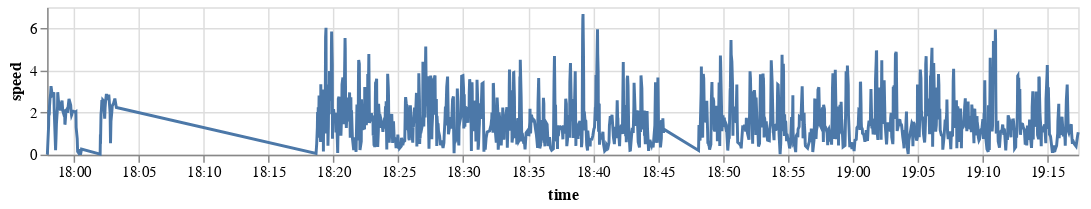

Source (notebook cell):
### Markdown cell above
**Note**: Altair doesn't support adding a basemap to a plot (because Vega-lite doesn't support it)

### Code cell
speed_plot = (
    alt.Chart(gdf)
    .mark_line(
    )
    .encode(
        x=alt.X('time:T', axis=alt.Axis(format='%H:%M')),
        y='speed',
    )
    .properties(
        width=700,
        height=100
    )
)
speed_plot

### Figure 1 — Vega-Lite specification as saved in the notebook (floating-point values rounded to 4 significant figures; data arrays with more than 128 entries replaced by an {"elided": "..."} marker saying what was removed)
{"config": {"view": {"continuousWidth": 400, "continuousHeight": 300}}, "data": {"name": "data-91e4dc94b7a151b9469f9812101fd9f5"}, "mark": "line", "encoding": {"x": {"type": "temporal", "axis": {"format": "%H:%M"}, "field": "time"}, "y": {"type": "quantitative", "field": "speed"}}, "height": 100, "width": 700, "$schema": "https://vega.github.io/schema/vega-lite/v4.8.1.json", "datasets": {"data-91e4dc94b7a151b9469f9812101fd9f5": {"elided": "1414 records"}}}
